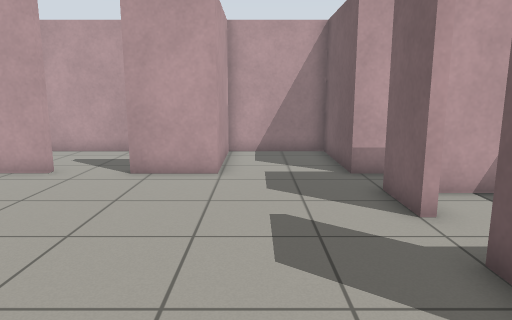
View 1 (above)

16 first-person views from a walk through a Gazebo world. The camera is 1.1 m above the floor, tilts 10° down and sees 70° across. The floor is counted in squares, 0.5 m on a side. Each view is taken from the middle of a square. On the plan, view 1 faces up. The plan holds only what a view shows up to about 20 squares ahead; the rest is blank.

View 2
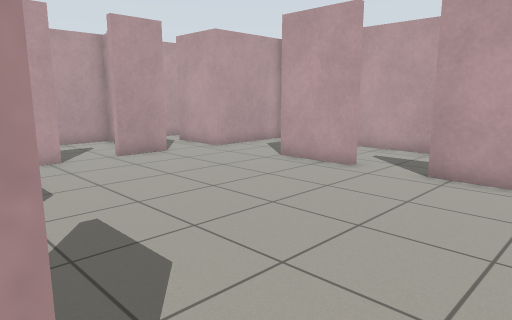

View 3
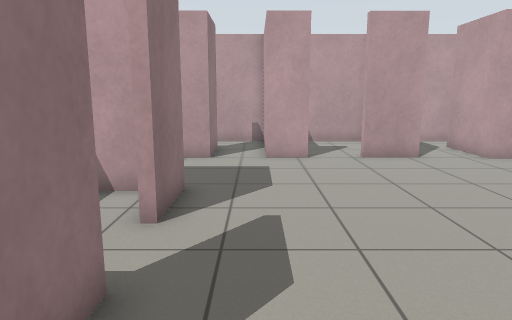

View 4
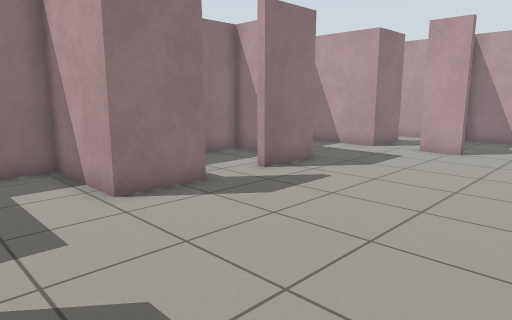

View 5
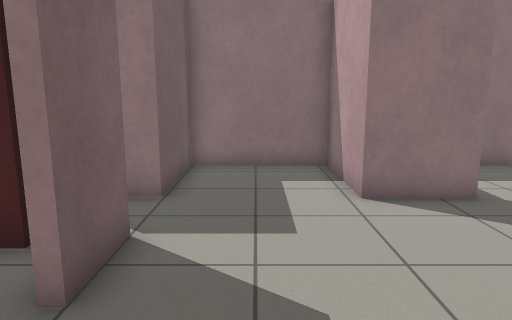

View 6
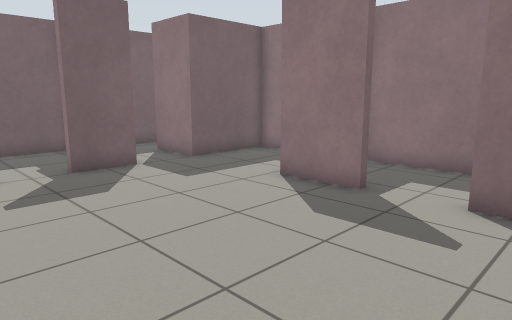

View 7
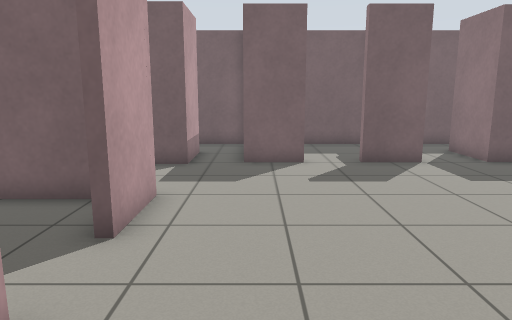

View 8
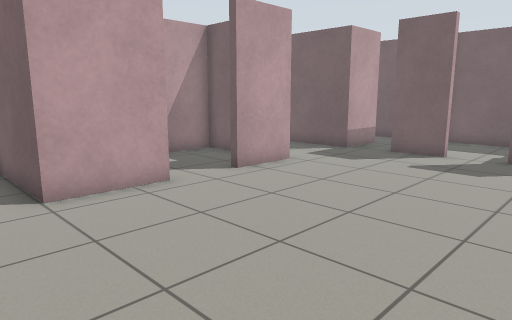

View 9
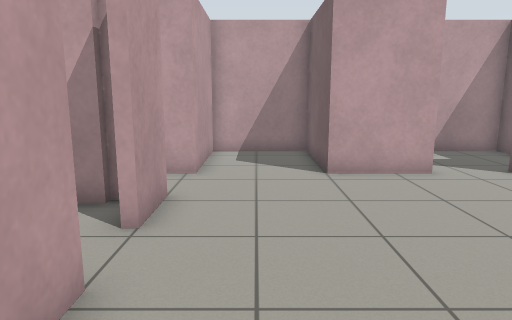

View 10
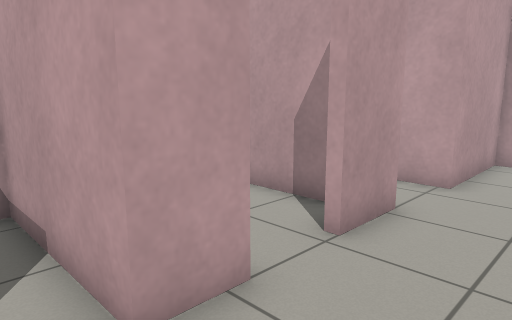

View 11
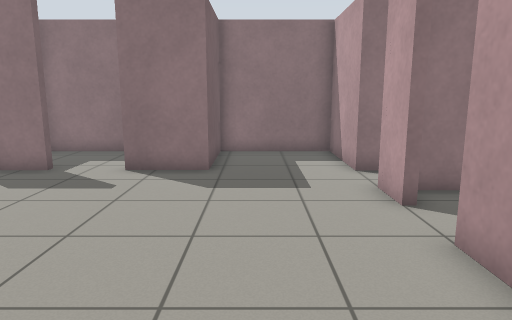

View 12
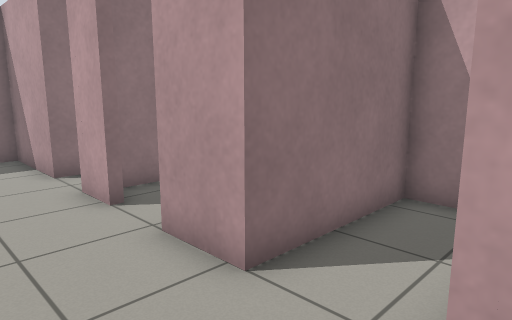

View 13
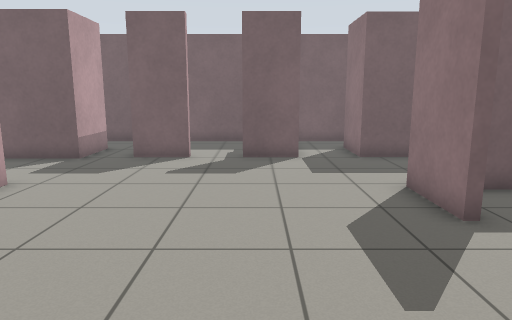

View 14
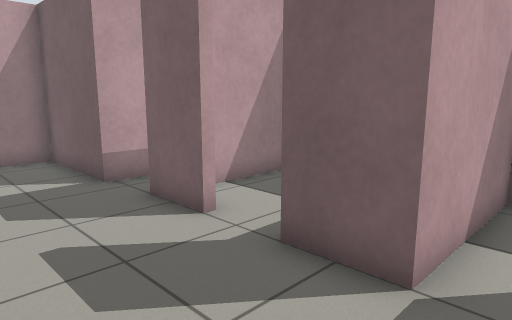

View 15
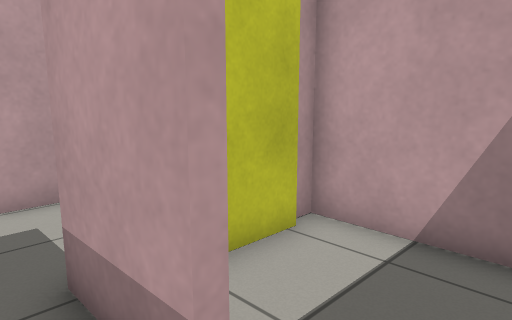

View 16
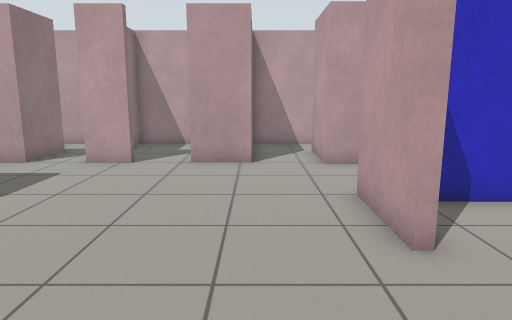

### Floor plan
Points are (right, up) in squares from view 1. A wall is a line through its corners. A room is listed if a view was taken in it or the views show most of it. See-through windows are left out.
Room 1 (views 1, 2, 3, 4, 5, 6, 7, 8, 9, 10, 11, 12, 13, 14, 15, 16)
walls: (-3.9, 0.3) (-1.3, 0.3) (-1.3, -3.4) (3, -3.4) (3, 0.3) (5.6, 0.3); (-5.9, 10.2) (-8.9, 10.2) (-8.9, 14.5) (-12.7, 14.5) (-12.7, 10.2) (-15.8, 10.2); (-13, 3.9) (-13, 2.4) (-17.7, 2.4) (-17.7, -0.9); (3, 6.4) (3, 8.5); (5.2, 10.2) (2.7, 10.2) (2.7, 14.5) (-1.1, 14.5) (-1.1, 10.2) (-3.6, 10.2); (-15.5, 0.3) (-13, 0.3) (-13, -3.4) (-8.6, -3.4) (-8.6, 0.3) (-5.9, 0.3) (-5.9, -0.1); (7.7, 8.5) (7.7, 9.5); (-17.7, 10.4) (-17.7, 7.8) (-13, 7.8) (-13, 5.8); (7.7, -1) (7.7, 2.4) (3, 2.4) (3, 4.5) (3.4, 4.5)
ways out: opening at (-4.5, 11) to room 2; opening at (-13, 4.5) to room 3; opening at (-5, 0) to room 4; opening at (3, 5.5) to room 5; opening at (-16.5, 0); opening at (-16.5, 11); opening at (6.5, 0); opening at (6.5, 10)
Room 2 (no view inside)
walls: (-3.6, 10.2) (-3.6, 10.6); (-8.4, 13.4) (-8.4, 11.7); (-1.4, 11.5) (-1.4, 14.5) (-8.3, 14.5)
ways out: opening at (-4.5, 11) to room 1
Room 3 (no view inside)
walls: (-13.4, 3.9) (-13, 3.9); (-13, 5.8) (-13.4, 5.8); (-14.9, 2.7) (-13.8, 2.7); (-14, 7.3) (-16.6, 7.3); (-17.1, 7.5) (-17.7, 7.5) (-17.7, 2.7) (-16.8, 2.7)
ways out: opening at (-13, 4.5) to room 1
Room 4 (no view inside)
walls: (-8.4, -2.1) (-8.4, -3.4) (-1.8, -3.4); (-8.4, -0.6) (-8.4, -1.8); (-1.6, -2.1) (-1.6, -1.4)
ways out: opening at (-5, 0) to room 1
Room 5 (no view inside)
walls: (7.2, 8.1) (4.1, 8.1); (4.2, 3) (4.8, 3); (7.7, 3) (7.7, 7.8)
ways out: opening at (3, 5.5) to room 1

Where each view was taken, in squares from view 1:
view 1: 0 up, 0 right, facing up
view 2: 0 up, 0 right, facing up-left
view 3: 2 up, 0 right, facing left
view 4: 8 up, 2 right, facing down-left
view 5: 8 up, 1 right, facing down
view 6: 8 up, 8 left, facing down-right
view 7: 8 up, 9 left, facing right
view 8: 2 up, 11 left, facing up-right
view 9: 0 up, 11 left, facing up
view 10: 1 up, 10 left, facing up-left
view 11: 11 up, 10 left, facing down
view 12: 11 up, 10 left, facing down-left
view 13: 4 up, 10 left, facing right
view 14: 1 up, 1 left, facing up-right
view 15: 9 up, 7 right, facing up-left
view 16: 8 up, 1 left, facing left
